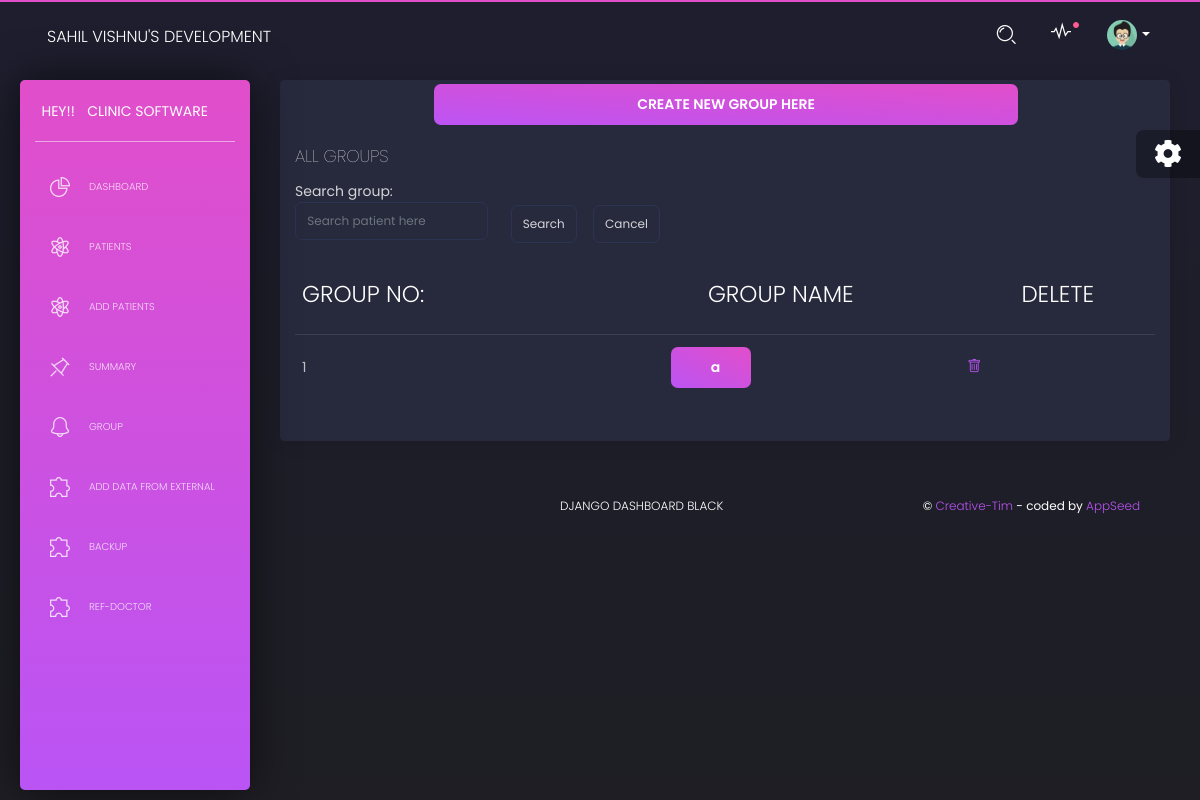
The app's page /refdocs/ref_doctor_all_groups, older data.
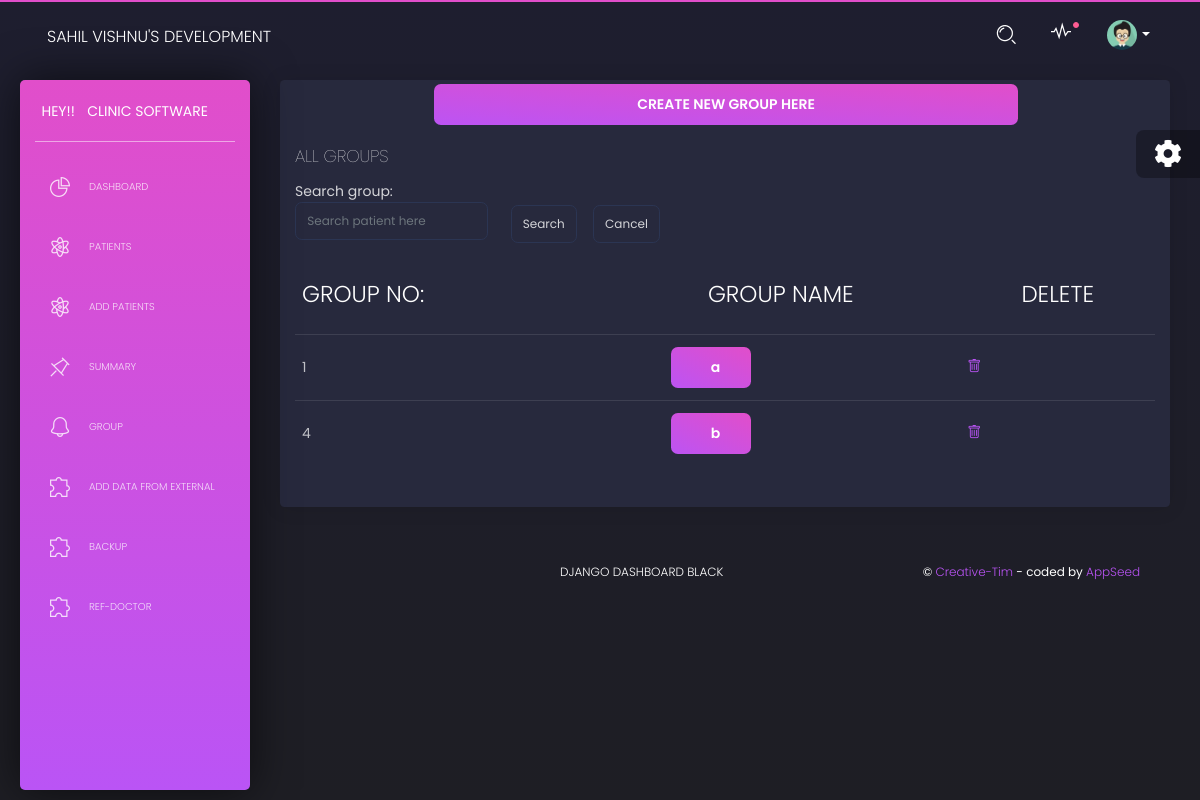
The same page, newer data.
### refdoc/models.py (models this page shows)
class Doc_group(models.Model):
    gid = models.AutoField
    gname =  models.CharField(max_length=20)

### refdoc/views.py (the view)
# urls.py: path('ref_doctor_all_groups',views.ref_doctor_all_groups,name='ref_doctor_all_groups'),
def ref_doctor_all_groups(request):
    g = Doc_group.objects.all().order_by('id')
    paginator=Paginator(g, 5)
    page_number=request.GET.get('page')
    page_obj=paginator.get_page(page_number)
    s={'group':g ,'page_obj':page_obj}
    return render(request,'ref_doc _all_group.html',s)

### refdoc/templates/ref_doc _all_group.html (shortened to what this page needs)
{% extends "layouts/base.html" %}
{% block stylesheets %}
<link rel="stylesheet" href="https://cdn.jsdelivr.net/npm/bootstrap-icons@1.8.3/font/bootstrap-icons.css">
{% endblock stylesheets %}
{% block content %}
<div class="row">
  <div class="col-md-12">
    <div class="card ">
        <div class="row">
            <div class="col-lg-8 ml-auto mr-auto">
              <div class="row">
                <div class="col-md-12">
                  <a href="{% url 'ref_doctor_create_group' %}">
                  <button class="btn btn-primary btn-block" >CREATE NEW GROUP HERE</button>
                  </a>
                </div>
              </div>
            </div>
          </div>
      <div class="card-header">
        <h4 class="card-title"> ALL GROUPS</h4>
        <form action="{% url 'searchrefdocgroup'%}" method="get" value="{{request.GET.q}}" >
          <div class="row">
            <div class="col-md-3">
              Search group:<input type="text" class="form-control " name="q" placeholder="Search patient here"/>            </div>
            <div class="d-inline p-2 mt-3">
              <input type="submit" value="Search" name="submit" class="form-control">
            </div>
            <div class="d-inline p-2 mt-3">
              <a href="{%url 'ref_doctor_all_groups'%}"><button class="form-control " >Cancel</button></a>
            </div>
          </div>
        </form>
      </div>
      <div class="card-body">
        <div class="table-responsive">
          <table class="table tablesorter " id="">
            <thead class=" text-primary">
              <tr>
                <th>
                    <h3 class="card-title">GROUP NO:</h3>
                </th>
                <th class="text-center">
                    <h3 class="card-title"> GROUP NAME</h3>
                </th>
                <th class="text-center">
                    <h3 class="card-title"> DELETE</h3>
                </th>
              </tr>
            </thead>
            <tbody>
                {% for g in group %}
              <tr>
                <td>
                    {{g.id}}
                </td>
                <td>
                    <div class="row">
                        <div class="col-lg-8 ml-auto mr-auto">
                          <div class="row">
                            <div class="col-md-5">
                              <a href="{% url 'ref_doctor_particular_group' g.id %}">
                              <button class="btn btn-primary btn-block" >{{g.gname}} </button>
                              </a>
                            </div>
                          </div>
                        </div>
                      </div>
                </td>
                <td>
                  <a href="{% url 'deleterefdocgroup' g.id %}"><i class="bi bi-trash"></i></a>
                </td>
              </tr>
              {%endfor%}
            </tbody>
          </table>
        </div>
      </div>
    </div>
  </div>
{% endblock content %}

Row changes from the older to the newer data that the page shows:
added Doc_group: id "4", gname "b"
